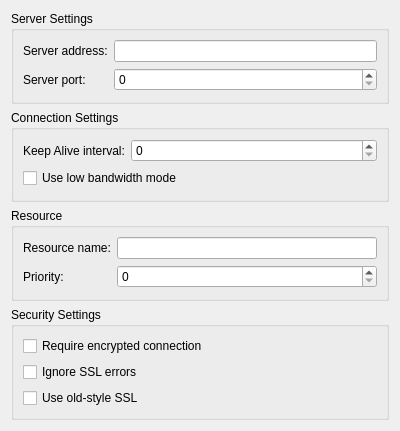
<?xml version="1.0" encoding="UTF-8"?>
<ui version="4.0">
 <class>ServerSettingsWidget</class>
 <widget class="QWidget" name="ServerSettingsWidget">
  <property name="geometry">
   <rect>
    <x>0</x>
    <y>0</y>
    <width>400</width>
    <height>431</height>
   </rect>
  </property>
  <property name="windowTitle">
   <string>Connection Settings</string>
  </property>
  <layout class="QVBoxLayout" name="verticalLayout_4">
   <item>
    <widget class="QGroupBox" name="serverGroupBox">
     <property name="title">
      <string>Server Settings</string>
     </property>
     <layout class="QFormLayout" name="formLayout">
      <item row="0" column="0">
       <widget class="QLabel" name="serverLabel">
        <property name="text">
         <string>Server address:</string>
        </property>
       </widget>
      </item>
      <item row="0" column="1">
       <widget class="KLineEdit" name="serverLineEdit"/>
      </item>
      <item row="1" column="0">
       <widget class="QLabel" name="portLabel">
        <property name="text">
         <string>Server port:</string>
        </property>
       </widget>
      </item>
      <item row="1" column="1">
       <widget class="QSpinBox" name="portSpinBox">
        <property name="sizePolicy">
         <sizepolicy hsizetype="Expanding" vsizetype="Fixed">
          <horstretch>0</horstretch>
          <verstretch>0</verstretch>
         </sizepolicy>
        </property>
        <property name="maximum">
         <number>65535</number>
        </property>
       </widget>
      </item>
     </layout>
     <zorder>portLabel</zorder>
     <zorder>portSpinBox</zorder>
     <zorder>serverLabel</zorder>
     <zorder>serverLineEdit</zorder>
    </widget>
   </item>
   <item>
    <widget class="QGroupBox" name="connectionGroupBox">
     <property name="title">
      <string>Connection Settings</string>
     </property>
     <layout class="QFormLayout" name="formLayout_2">
      <item row="0" column="0">
       <widget class="QLabel" name="keepaliveIntervalLabel">
        <property name="text">
         <string>Keep Alive interval:</string>
        </property>
       </widget>
      </item>
      <item row="0" column="1">
       <widget class="QSpinBox" name="keepaliveIntervalSpinBox"/>
      </item>
      <item row="4" column="0" colspan="2">
       <widget class="QCheckBox" name="lowBandwidthCheckBox">
        <property name="text">
         <string>Use low bandwidth mode</string>
        </property>
       </widget>
      </item>
     </layout>
    </widget>
   </item>
   <item>
    <widget class="QGroupBox" name="groupBox">
     <property name="title">
      <string>Resource</string>
     </property>
     <layout class="QFormLayout" name="formLayout_3">
      <item row="4" column="1">
       <widget class="QSpinBox" name="prioritySpinBox"/>
      </item>
      <item row="1" column="1">
       <widget class="KLineEdit" name="resourceLineEdit"/>
      </item>
      <item row="1" column="0">
       <widget class="QLabel" name="resourceLabel">
        <property name="text">
         <string>Resource name:</string>
        </property>
       </widget>
      </item>
      <item row="4" column="0">
       <widget class="QLabel" name="priorityLabel">
        <property name="text">
         <string>Priority:</string>
        </property>
       </widget>
      </item>
     </layout>
    </widget>
   </item>
   <item>
    <widget class="QGroupBox" name="securityGroupBox">
     <property name="title">
      <string>Security Settings</string>
     </property>
     <layout class="QVBoxLayout" name="verticalLayout_3">
      <item>
       <widget class="QCheckBox" name="requireEncryptionCheckBox">
        <property name="text">
         <string>Require encrypted connection</string>
        </property>
       </widget>
      </item>
      <item>
       <widget class="QCheckBox" name="ignoreSslErrorsCheckBox">
        <property name="text">
         <string>Ignore SSL errors</string>
        </property>
       </widget>
      </item>
      <item>
       <widget class="QCheckBox" name="oldSslCheckBox">
        <property name="text">
         <string>Use old-style SSL</string>
        </property>
       </widget>
      </item>
     </layout>
    </widget>
   </item>
  </layout>
 </widget>
 <customwidgets>
  <customwidget>
   <class>KLineEdit</class>
   <extends>QLineEdit</extends>
   <header>klineedit.h</header>
  </customwidget>
 </customwidgets>
 <tabstops>
  <tabstop>serverLineEdit</tabstop>
  <tabstop>portSpinBox</tabstop>
  <tabstop>keepaliveIntervalSpinBox</tabstop>
  <tabstop>lowBandwidthCheckBox</tabstop>
  <tabstop>resourceLineEdit</tabstop>
  <tabstop>prioritySpinBox</tabstop>
  <tabstop>requireEncryptionCheckBox</tabstop>
  <tabstop>ignoreSslErrorsCheckBox</tabstop>
  <tabstop>oldSslCheckBox</tabstop>
 </tabstops>
 <resources/>
 <connections/>
</ui>
